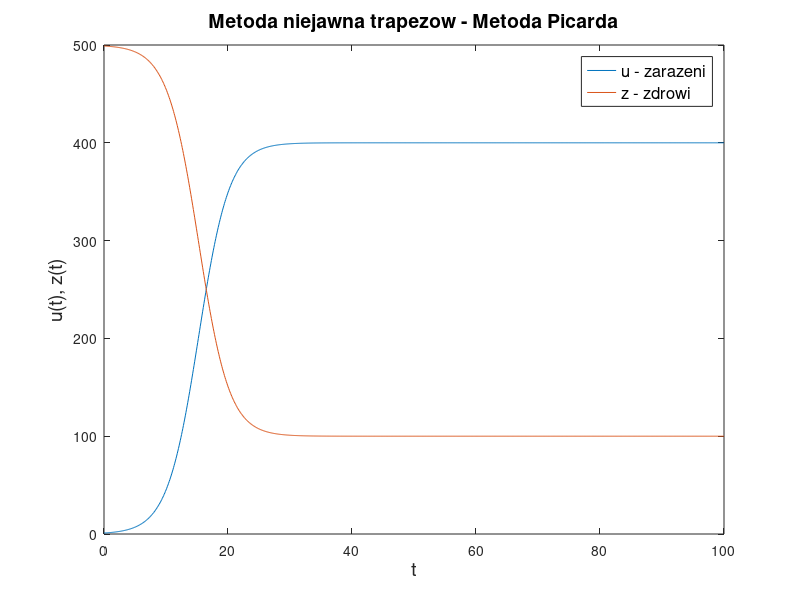
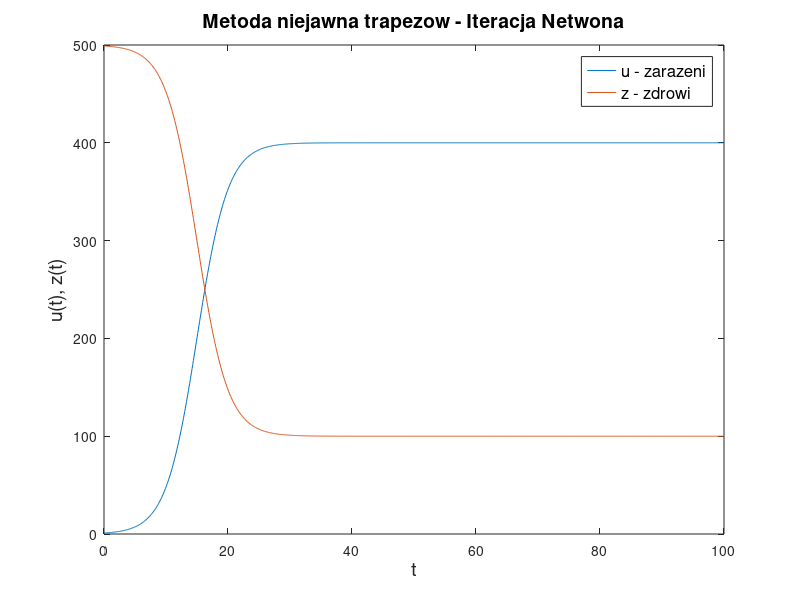
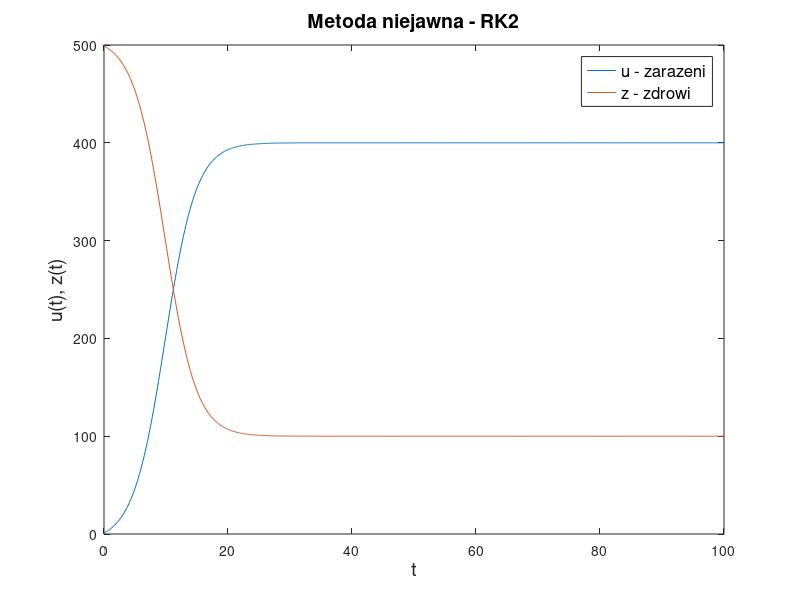

Write MATLAB code to recreate these figures, in order.
clear; %czysci wszystkie zmienne w srodowisku itp
clc; %czysci konsole
clf; %clear figure
close all; %zamyka wszystkie podokna

N = 500; % populacja (N = u + z)
beta = .001; % czestosc kontaktow osob zarazonych ze zdrowymi
gamma = .1; % sredni czas trwania choroby
tmax = 100;
dt = .1;
t = linspace(0, tmax, tmax/dt);
% z = 0; % osoby zdrowe

alpha = beta*N - gamma;
micron_max = 20;
TOL = 10e-6;
u = ones(1, tmax/dt); % osoby zarazone
u_prev = ones(1, tmax/dt); % poprzednia iteracja

isTOL = @(u_t, u_prev, i) (abs(u_t(i) - u_prev(i)) < TOL);
f = @(U, mi) ( alpha*U(mi) - beta*U(mi)^2 );

% Metoda trapezow

% Metoda Picarda
for iter = 2 : micron_max
    for i = 2 : tmax/dt
        u(i) = u(i-1) + dt/2 * ( f(u, i-1) + f(u_prev, i-1) );
        if isTOL(u, u_prev, i) == true
            break;
        end
        u_prev = u;
    end
end

figure; plot(t, u, t, N-u);
title("Metoda niejawna trapezow - Metoda Picarda", 'FontSize', 14);
xlabel("t", 'FontSize', 14);
ylabel("u(t), z(t)", 'FontSize', 14);
legend("u - zarazeni", "z - zdrowi", 'FontSize', 12);

% Iteracja Newtona
u = ones(micron_max, tmax/dt); % osoby zarazone

for iter = 2 : micron_max
    for i = 2 : tmax/dt
        u(iter, i) = u(iter-1, i) - ( (u(iter-1, i) - u(iter, i-1) - dt/2 * (f(u(iter, :), i-1) + f(u(iter-1, :), i))) /...
            (1 - dt/2 * (alpha - 2*beta*u(iter-1, i))) );
        u_prev = u;
    end
end

figure; plot(t, u(micron_max, :), t, N-u(micron_max, :));
title("Metoda niejawna trapezow - Iteracja Netwona", 'FontSize', 14);
xlabel("t", 'FontSize', 14);
ylabel("u(t), z(t)", 'FontSize', 14);
legend("u - zarazeni", "z - zdrowi", 'FontSize', 12);

% Metoda RK2
c1 = .5 - sqrt(3)/6;
c2 = .5 + sqrt(3)/6;
a11 = .25;
a12 = .25 - sqrt(3)/6;
a21 = .25 + sqrt(3)/6;
a22 = .25;
b1 = .5;
b2 = .5;

m11 = @(U1, mi) ( 1 - dt*a11*(alpha-2*beta*U1(mi)) );
m12 = @(U2, mi) ( -dt*a12*(alpha-2*beta*U2(mi)) );
m21 = @(U1, mi) ( -dt*a21*(alpha-2*beta*U1(mi)) );
m22 = @(U2, mi) ( 1 - dt*a22*(alpha-2*beta*U2(mi)) );

F1 = @(U1, U2, u, mi) ( U1(mi) - u - dt*(a11*f(U1, mi) + a12*f(U2, mi)) );
F2 = @(U1, U2, u, mi) ( U2(mi) - u - dt*(a21*f(U1, mi) + a22*f(U2, mi)) );

div = @(U1, U2, mi) ( m11(U1, mi)*m22(U2, mi) - m12(U2, mi)*m21(U1, mi) );
DU1 = @(U1, U2, u, mi) ( (F2(U1, U2, u, mi)*m12(U2, mi) - F1(U1, U2, u, mi)*m22(U2, mi)) / div(U1, U2, mi) );
DU2 = @(U1, U2, u, mi) ( (F1(U1, U2, u, mi)*m21(U1, mi) - F2(U1, U2, u, mi)*m11(U1, mi)) / div(U1, U2, mi) );

next_u = @(u, i, U1, U2, mi) ( u(i) + dt*(b1*f(U1, round(mi + c1*dt)+1) + b2*f(U2, round(mi + c2*dt)+1)) );
next_U1 = @(U1, U2, u, mi) ( U1(mi) + DU1(U1, U2, u, mi) );
next_U2 = @(U1, U2, u, mi) ( U2(mi) + DU2(U1, U2, u, mi) );

U1 = zeros(1, micron_max);
U2 = zeros(1, micron_max);
u = zeros(1, tmax/dt); u(1) = 1;
up = u;
for mi = 2 : micron_max
    for i = 2 : tmax/dt
        U1(mi) = next_U1(U1, U2, u(i-1), mi-1);
        U2(mi) = next_U2(U1, U2, u(i-1), mi-1);
        u(i) = next_u(u, i-1, U1, U2, mi-1);
        if isTOL(u, up, i) == true
            break;
        end
        up = u;
    end
end

figure; plot(t, u, t, N-u);
title("Metoda niejawna - RK2", 'FontSize', 14);
xlabel("t", 'FontSize', 14);
ylabel("u(t), z(t)", 'FontSize', 14);
legend("u - zarazeni", "z - zdrowi", 'FontSize', 12);
